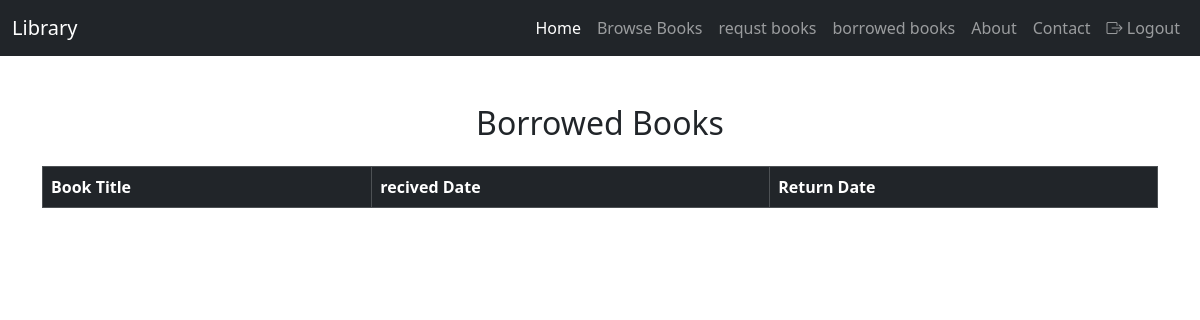
/view_borrow_history/ (signed in), run on an earlier commit of the app's database.
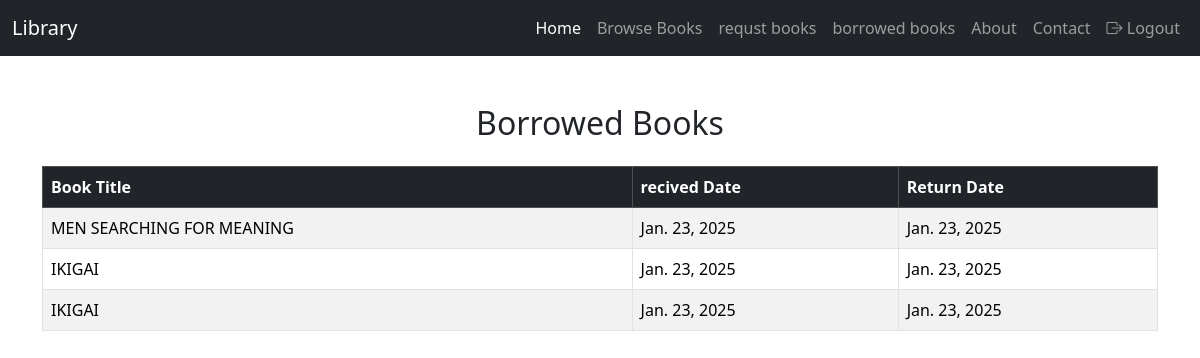
And on a later commit of the database.
### bookapp/models.py (models this page shows)
class Borrow(models.Model):
    STATUS_CHOICES = [
        ('Pending', 'Pending'),
        ('Approved', 'Approved'),
        ('Rejected', 'Rejected'),
        ('Returned', 'Returned'),
        ('Return Requested', 'Return Requested'),
    ]
    book = models.ForeignKey(books, on_delete=models.CASCADE)
    user = models.ForeignKey(User, on_delete=models.CASCADE)
    request_date = models.DateField(auto_now_add=True)
    approval_date = models.DateField(null=True, blank=True)
    r_date = models.DateField(null=True, blank=True)  # Only set when approved
    status = models.CharField(max_length=20, choices=STATUS_CHOICES, default='Pending')
    return_request_date = models.DateField(null=True, blank=True)  # Date when user requests to return
    return_approval_date = models.DateField(null=True, blank=True)  # Date when admin approves return
    extension_requested_date = models.DateField(null=True, blank=True)
    new_return_date = models.DateField(null=True, blank=True)
    extension_status = models.CharField(
        max_length=20,
        choices=[('Pending', 'Pending'), ('Approved', 'Approved'), ('Rejected', 'Rejected')],
        default='Pending')

class books(models.Model):
    title = models.CharField(max_length=200)
    auther = models.CharField(max_length=200)
    description = models.TextField()
    publication_date = models.DateField()
    location = models.ForeignKey('locations', on_delete=models.CASCADE, null=True, blank=True)
    genre = models.ForeignKey('genres', on_delete=models.CASCADE)
    cover_image = models.FileField()
    available_copies = models.IntegerField(default=2)

### bookapp/views.py (the view)
# urls.py: path('view_borrow_history/', views.borrow_history, name='view_borrow_history'),
def borrow_history(req):
    user = User.objects.get(username=req.session['user'])
    borrow = Borrow.objects.filter(status='Returned', user=user)
    return render(req, 'user/borrow_history.html', {'borrow': borrow})

### templates/user/borrow_history.html (shortened to what this page needs)
<!DOCTYPE html>
<html lang="en">
<head>
    <link href="https://cdn.jsdelivr.net/npm/bootstrap@5.3.3/dist/css/bootstrap.min.css" rel="stylesheet">
    <link href="https://cdn.jsdelivr.net/npm/bootstrap-icons/font/bootstrap-icons.css" rel="stylesheet">
</head>
<body>
  <nav class="navbar navbar-expand-lg navbar-dark bg-dark">
    <div class="container-fluid">
      <a class="navbar-brand" href="#">Library </a>
      <div class="collapse navbar-collapse" id="navbarNav">
        <ul class="navbar-nav ms-auto">
          <li class="nav-item">
            <a class="nav-link active" href="../user">Home</a>
          </li>
          <li class="nav-item">
            <a class="nav-link" href="../books">Browse Books</a>
          </li>
          <li class="nav-item">
            <a class="nav-link" href="../view_borrow_req">requst books</a>
          </li>
          <li class="nav-item">
            <a class="nav-link" href="../view_borrow">borrowed books</a>
          </li>
          <li class="nav-item">
            <a class="nav-link" href="../about">About</a>
          </li>
          <li class="nav-item">
            <a class="nav-link" href="../contact">Contact</a>
          </li>
          <li class="nav-item">
            <a class=" nav-link" href="../logout"><i class="bi bi-box-arrow-right"></i> Logout</a>
          </li>
        </ul>
      </div>
    </div>
  </nav>
    <div class="container py-5">
        <h2 class="text-center mb-4">Borrowed Books</h2>
        <div class="table-responsive">
            <table class="table table-striped table-bordered">
                <thead class="table-dark">
                    <tr>
                        <th>Book Title</th>
                        <th>recived Date</th>
                        <th>Return Date</th>
                    </tr>
                </thead>
                <tbody>
                    {% for b in borrow %}
                    <tr>
                        <td>{{ b.book.title }}</td>
                        <td>{{ b.approval_date }}</td>
                        <td>{{ b.return_approval_date}}</td>
                    </tr>
                {% endfor %}
                </tbody>
            </table>
          </div>
        </div>
</body>
</html>

What changed in the data, as far as the page shows it:
added Borrow: book "MEN SEARCHING FOR MEANING", approval_date "Jan. 23, 2025", return_approval_date "Jan. 23, 2025"
added Borrow: book "IKIGAI", approval_date "Jan. 23, 2025", return_approval_date "Jan. 23, 2025"
added Borrow: book "IKIGAI", approval_date "Jan. 23, 2025", return_approval_date "Jan. 23, 2025"
